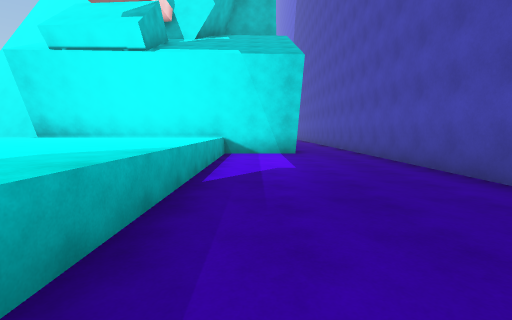
[1] (above)

17 first-person views from a walk through a Unity game level. The camera is 1.4 m above the floor, tilts 6° down and sees 85° across. The floor is counted in squares, 2 m on a side. Each view is taken from the middle of a square. On the plan, view 1 faces up. The plan holds only what a view shows up to about 9 squares ahead; the rest is blank. The place goes on beyond the plan.

[2]
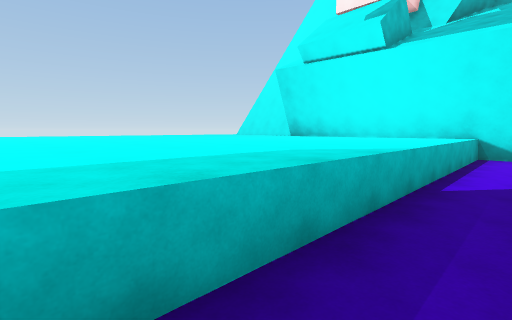

[3]
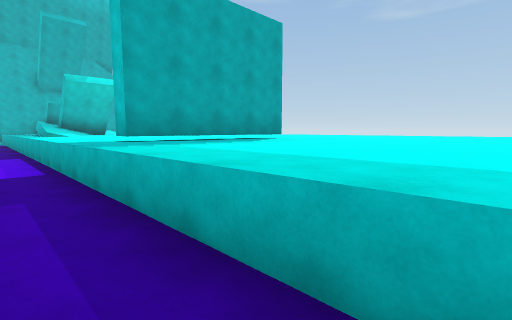

[4]
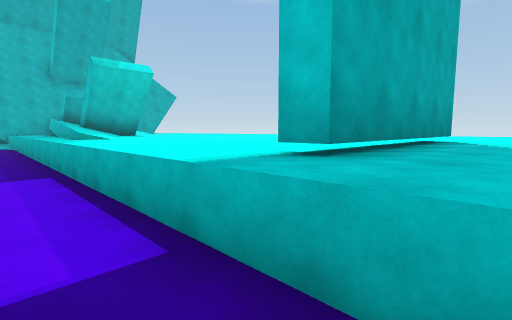

[5]
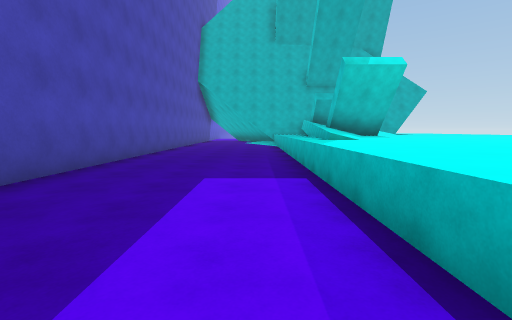

[6]
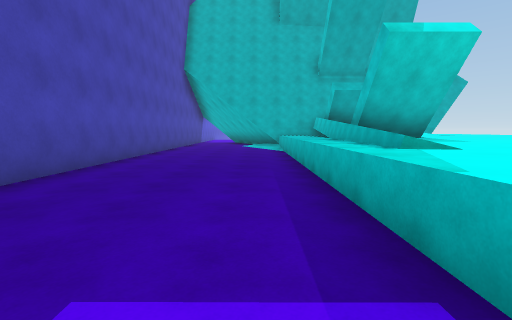

[7]
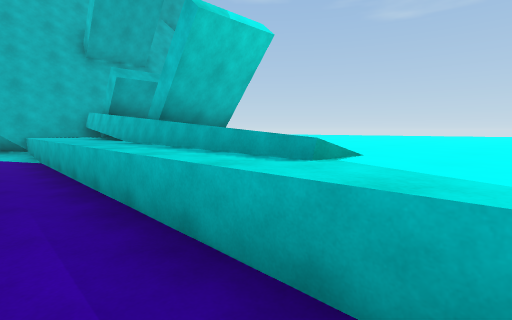

[8]
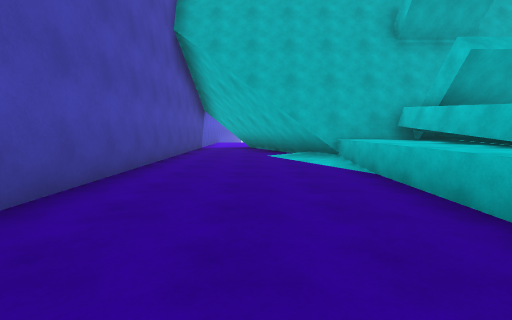

[9]
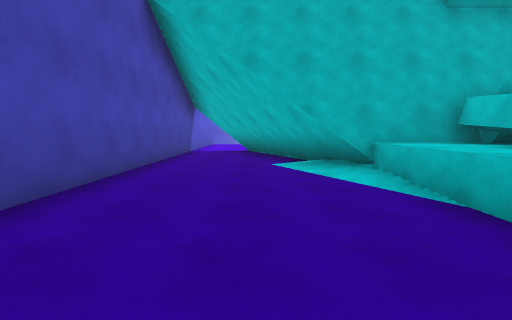

[10]
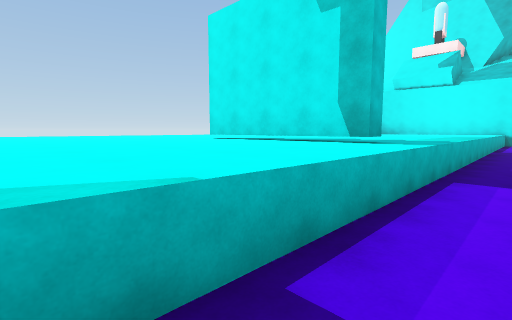

[11]
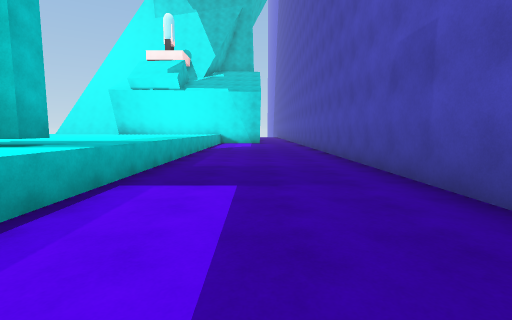

[12]
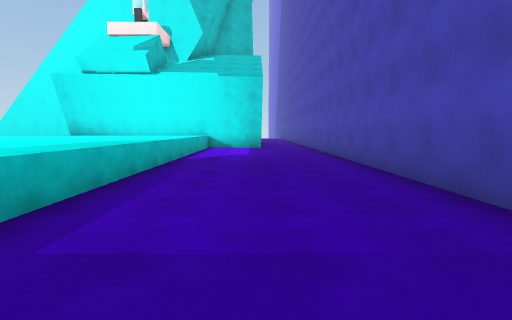

[13]
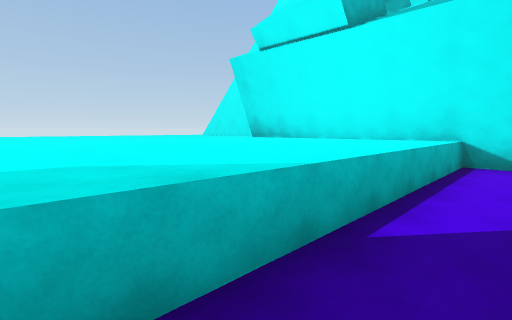

[14]
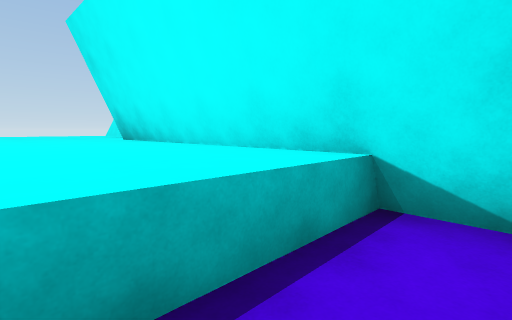

[15]
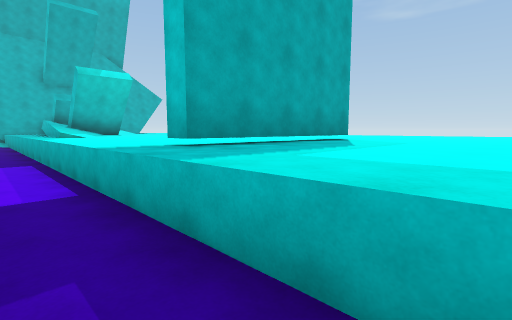

[16]
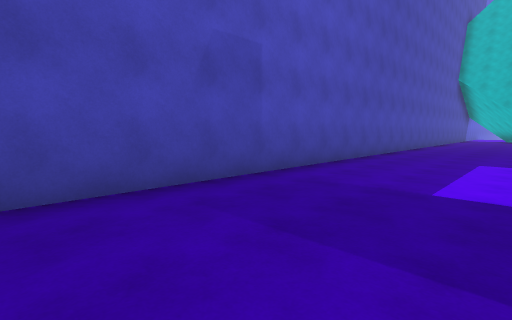

[17]
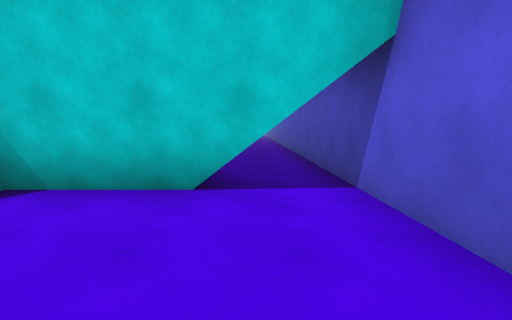

### Floor plan
Key: @ floor where view 1 was taken; # wall or solid block; . floor; = window, fence, low wall or low ledge; ^ raised ledge.
Columns run from 11 left of view 1 to 4 right of it. Each row starts with its distance up from view 1.
  9  ^^^      ###..#
  8  ^^^^^^^^^=....#
  7 ^^^^^^^^^^^....#
  6    ^^^^^^^^....#
  5   ^^^^^^^^^....#
  4  ^^^^^^^^^^....#
  3 ^^^^^^^^^^^....#
  2  ^^^^^^^^^^....#
  1 ^^^^^^^^^^^....#
  0  ^^^^^^^^^^@...#
 -1 ^^^^^^^^^^^....#
 -2  ^^^^^^^^^^....#
 -3 ^^^^^^###^^....#
 -4  ^^^^^^^^^^....#
 -5   ^^^^^^^^^....#
 -6  ^^^^^^^^^^....#
 -7 ^^^^^^^^^^^....#
 -8     ^^^^^^^....#
 -9 ^^^^^^^^^^^....#
-10  ^^^^^^^^^^....#
-11   ^^^^^^^^^....#
-12    ^^^^^^^^....#
-13     ^^^  ^^....#
-14     ^^^##^^....#
-15      ^  ##^....#
-16         #^^....#
-17         #^^....#
-18         #^##...#
-19            #...#
-20            #...#
-21            ##..#
-22             #..#
-23           ####.#
-24            ....#
-25             ...#
-26              .

Positions as (right, up) in squares from view 1, and headings:
1: (0, 0), facing up
2: (0, 0), facing up-left
3: (0, 2), facing down-left
4: (0, -2), facing down-left
5: (0, -3), facing down
6: (0, -6), facing down
7: (0, -8), facing down-left
8: (1, -11), facing down
9: (1, -13), facing down
10: (0, -8), facing up-left
11: (1, -7), facing up
12: (1, -3), facing up
13: (0, 2), facing up-left
14: (0, 6), facing up-left
15: (0, 0), facing down-left
16: (0, 0), facing down-right
17: (2, -26), facing up
